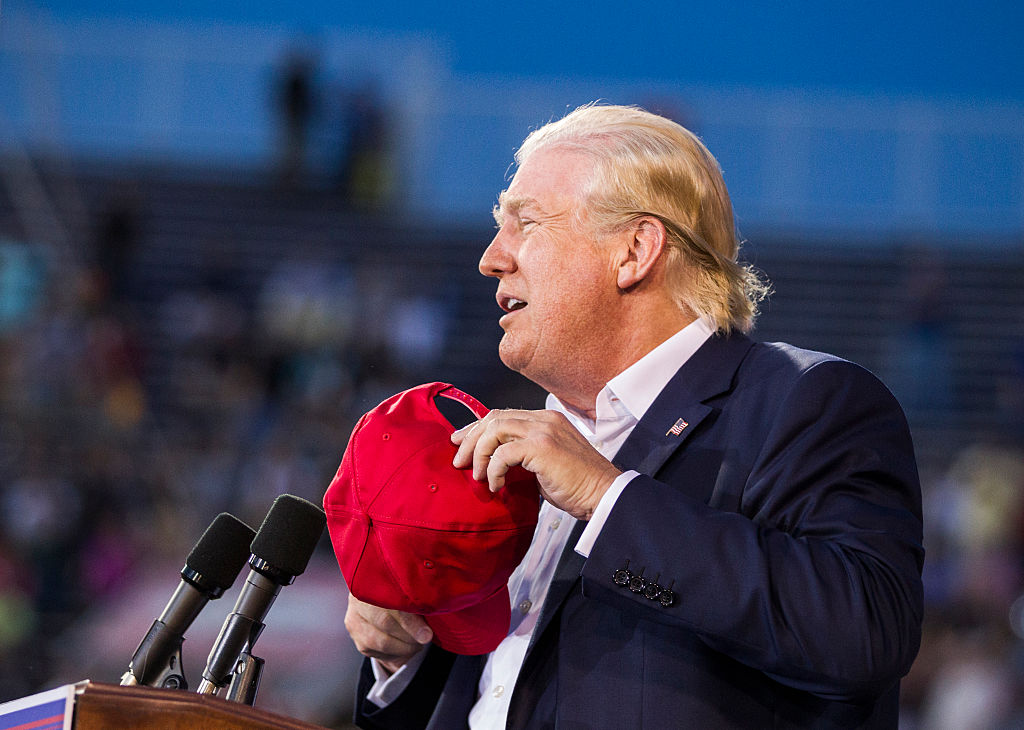
#> input picture image_recognition/datasets/Trump/10.jpg, 1024 x 730 px; its folder holds only this picture in this run
$ python 'img a.py'
#> lines starting #> are read from the running program, lines starting #| are printed output that depends on the picture; after the words box and inside, x2 and y2 are one past the last pixel; in counts of white or black regions, pixels touching at a corner belong together
import cv2, numpy, os
haar_file = 'haarcascade_frontalface_alt2.xml'
(width, height) = (130, 100)
datasets = 'datasets'
print('Wait a few second...')
def main():
    (images, labels, names, index) = ([], [], {}, 0) #สร้างทูเพิ้ลเปล่า
    for (subdirs, dirs, files) in os.walk(datasets): #ลูปเข้าโฟลเดอร์ดาต้าเซ็ตเพื่อเตรียมอ่านข้อมูล
        for subdir in dirs: #ลูปเพื่อเตรียมเข้าไปอ่านข้อมูลในโฟลเดอร์ย่อย
            names[index] = subdir #ตั้งชื่อของกลุ่มข้อมูลให้มีชื่อเดียวกับโฟลเดอร์ย่อย
            subjectpath = os.path.join(datasets, subdir) #Save Path ที่อยู่ในปัจจุบัน
            for i in os.listdir(subjectpath): #เข้ามาในโฟลเดอร์ย่อย
                path = subjectpath + '/' + i #Save picture path
                label = index #กำหนด index ให้กับรูปภาพในแต่ละโฟลเดอร์ย่อย
                images.append(cv2.imread(path, 0)) #เพิ่มภาพเข้า array แบบขาวดำ
                labels.append(int(label)) #เพิ่มเข้า array
            index += 1

    (images, labels) = [numpy.array(lis) for lis in [images, labels]] #รวม images กับ labels ให้กลายเป็น array เดียว
#> labels = [0]
    model = cv2.face.LBPHFaceRecognizer_create() #สร้าง LBPH recognition model
    model.train(images, labels) #train model ด้วยชุด array

    face_cascade = cv2.CascadeClassifier(haar_file) #import haar cascade

    while True:
        im = cv2.imread('C:\\Users\\Piya Kaewket\\Desktop\\MiniProjectComVision\\image_recognition\\input\\a.jpg')
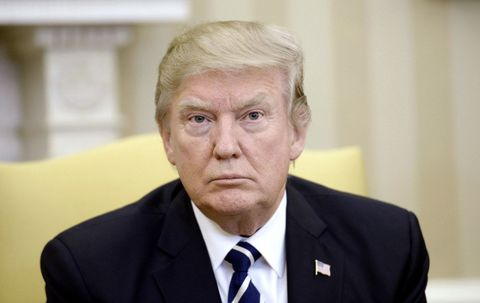
#> input picture image_recognition/input/a.jpg, 480 x 303 px, found by its file name
#> im is the input picture: shape (303, 480, 3); mean B, G, R 130, 145.7, 155.2
        # im = cv2.imread('C:\\Users\\Piya Kaewket\\Desktop\\MiniProjectComVision\\image_recognition\\input\\b.jpg')
        # im = cv2.imread('C:\\Users\\Piya Kaewket\\Desktop\\MiniProjectComVision\\image_recognition\\input\\d.jpg')
        # im = cv2.imread('C:\\Users\\Piya Kaewket\\Desktop\\MiniProjectComVision\\image_recognition\\input\\d.jpg')
        gray = cv2.cvtColor(im, cv2.COLOR_BGR2GRAY) #แปลงภาพเป็นขาวดำ
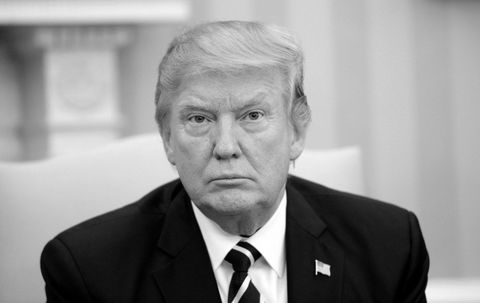
#> gray: shape (303, 480); min 0, max 255, mean 146.7

        faces = face_cascade.detectMultiScale(gray, 1.3, 5) #ค้นหาใบหน้าด้วย model ที่ import เข้ามา โดยจะ return ค่าออกมาเป็นทูเพิ้ล
#> faces = [[153, 61, 146, 146]]

        for (x,y,w,h) in faces: #ลูปข้อมูลในทูเพิ้ล
            cv2.rectangle(im,(x,y),(x+w,y+h),(255,0,0),2) #สร้างสี่เหลี่ยมในภาพด้วยข้อมูลจากทูเพิ้ล
            face = gray[y:y + h, x:x + w] #ครอบภาพในพื้นที่สี่เหลี่ยม
            face_resize = cv2.resize(face, (width, height))
            prediction = model.predict(face_resize) #ทำการเปรียบเทียบกับตัวข้อมูลในโมเดล
            #prediction จะได้กลับมาเป็นค่า Array (0 คือชื่อของ subdir และ 1 คือค่าความมั่นใจ(ยิ่งน้อยยิ่งดี))

            if prediction[1] < 85: #set threshold
                #ถ้า prediction[1] < threshold จะสร้างสี่เหลี่ยมสีน้ำเงินล้อมรอบใบหน้า และแสดงชื่อที่ทำนายไว้
                cv2.rectangle(im, (x, y), (x + w, y + h), (255, 0, 0), 3) #create blue rectangle
                cv2.putText(im,'%s' % (names[prediction[0]]),(x-10, y-10), cv2.FONT_HERSHEY_PLAIN,1,(255, 0, 0))
                print("%s - %.2f"%(names[prediction[0]],prediction[1]))
            else:
                #ถ้า prediction[1] > threshold จะสร้างสี่เหลี่ยมสีแดง และแสดงชื่อเป็น unknown
                cv2.rectangle(im, (x, y), (x + w, y + h), (0, 0, 255), 3) #create red rectangle
                cv2.putText(im,'Unknown',(x-10, y-10), cv2.FONT_HERSHEY_PLAIN,1,(0, 0, 255))
#> this loop made 1 pass
#> (x, y, w, h, prediction) on pass 1: (153, 61, 146, 146, (0, 84.86))
#| Trump - 84.86
#> pass 1, in main, `face = gray[y:y + h, x:x + w]`:
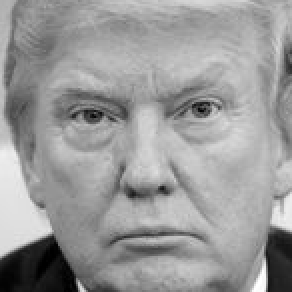
#> face: shape (146, 146) (shown 2 times larger); min 0, max 255, mean 153.7
#> pass 1, in main, `face_resize = cv2.resize(face, (width, height))`:
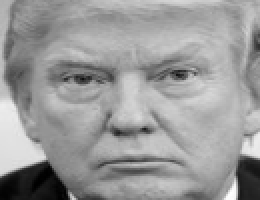
#> face_resize: shape (100, 130) (shown 2 times larger); min 0, max 254, mean 153.6
#> after the loop:
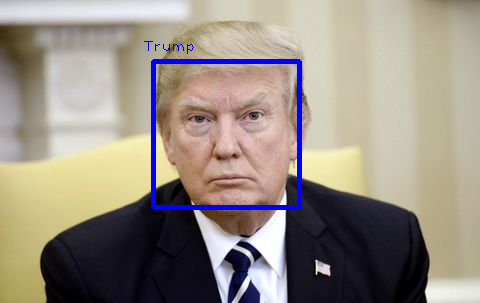
#> im: shape (303, 480, 3); 2.07% of pixels changed, all inside (x1, y1, x2, y2) = (144, 41, 302, 210)

        cv2.imshow('Face', im)
        key = cv2.waitKey(10)
#> (key Esc is pressed here)
        if key == 27:
            cv2.destroyAllWindows()
            break
main()
